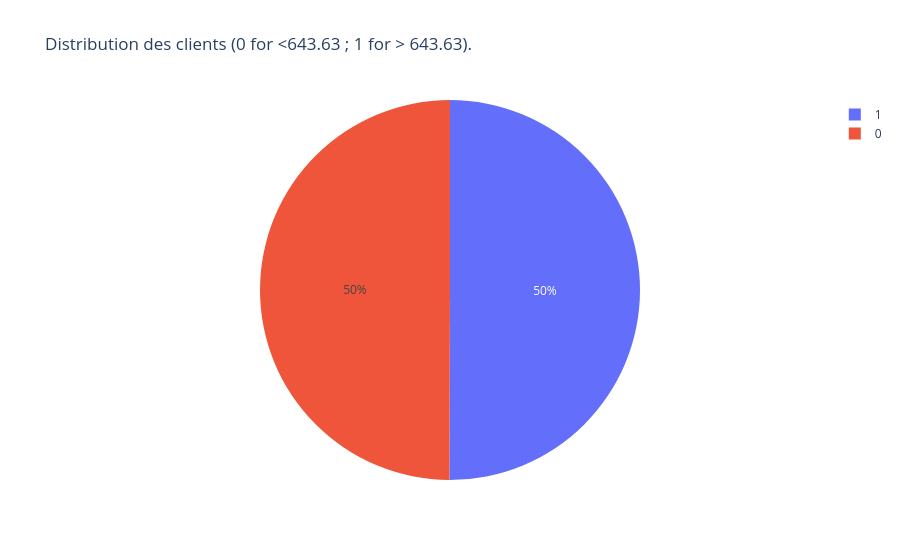

Source (notebook cell):
### Markdown cell above
## 4) Modélisation supervisé

*	Classification : prédire si un client est un “gros dépensier” (1) ou “petit
dépensier” (0), en définissant un seuil sur monetary_value.
    Ex. Label = 1 si monetary_value > 500, sinon 0.

*	Ou : prédire si un client revient dans le mois suivant (churn vs non-churn) en définissant un label binaire.

*	Ou : une régression pour estimer la monetary_value à partir de variables comme frequency, country, etc.

Tâches :

1.	Choisir la cible (label) et les features.
2.	Diviser le dataset en train / test (ex. 70% - 30%).
3.	Assembler les features dans un vecteur (VectorAssembler).
4.	Entraîner un ou plusieurs algorithmes (LogisticRegression, RandomForest, ou autre) sur le jeu d’entraînement.
5.	Évaluer les performances sur le jeu de test :
o	Pour la classification : accuracy, precision, recall, F1, matrice de confusion, etc.
o	Pour la régression : RMSE, MAE, R².
(Optionnel) Optimisation des hyperparamètres via CrossValidator ou TrainValidationSplit.

### Code cell
# Prédiction : on souhaite prédire si un client est un gros dépensier (1)
# ou petit dépensier (0) avec un seuil de 643 (afin d'avoir une bonne distribution des classes)

monetary_value = 643.63
df_supervised = df_rfm.withColumn(
    "label",
    F.when(F.col("montant_total") > monetary_value, 1).otherwise(0)
)

# Affichage de la distribution des clients
import plotly.express as px
counts = df_supervised.groupBy('label').count()
counts_pd = counts.toPandas()
fig = px.pie(
    counts_pd,
    values="count",
    names="label",
    title="Distribution des clients (0 for <643.63 ; 1 for > 643.63)."
)
fig.show()

### Figure 1 — Plotly figure (JSON) as saved in the notebook; plotly's stock layout.template omitted (floating-point values rounded to 4 significant figures)
{"data": [{"domain": {"x": [0, 1], "y": [0, 1]}, "hovertemplate": "label=%{label}<br>count=%{value}<extra></extra>", "labels": [1, 0], "legendgroup": "", "name": "", "showlegend": true, "type": "pie", "values": [2188, 2184]}], "layout": {"legend": {"tracegroupgap": 0}, "title": {"text": "Distribution des clients (0 for <643.63 ; 1 for > 643.63)."}}}
